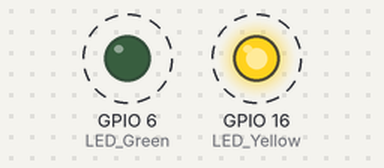
This program was run on a simulated Raspberry Pi (BCM pin numbers). Shown: output pins drawn as LEDs (lit = HIGH). Dashed ring = blinking.

Above: at 0.5 s.
Timing chart, 0 to 4.6 s (numbered marks = the images above):
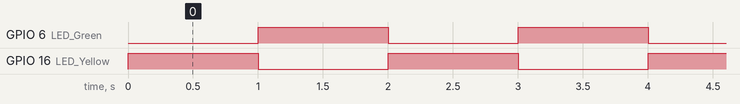

Measured:
- by itself, GPIO 6 (LED_Green), GPIO 16 (LED_Yellow): alternates HIGH for 1.0 s and LOW for 1.0 s

The program:

Opdracht_3b.py
```python
import RPi.GPIO as GPIO
import time

#De twee leds koppelen aan hun pins
LED_Yellow = 16
LED_Green = 6

GPIO.setmode(GPIO.BCM)
#Leds op output zetten
GPIO.setup(LED_Yellow, GPIO.OUT)
GPIO.setup(LED_Green, GPIO.OUT)

#In deze loop knipperen de leds om en om
while True:
    #Geel gaat op aan bij het starten van de loop en groen op uit
    GPIO.output(LED_Yellow, GPIO.HIGH)
    GPIO.output(LED_Green, GPIO.LOW)
    #1 seconde delay
    time.sleep(1)
    #Nu gaat geel op uit en groen op aan
    GPIO.output(LED_Yellow, GPIO.LOW)
    GPIO.output(LED_Green, GPIO.HIGH)
    #Weer 1 seconde delay
    time.sleep(1)
```
